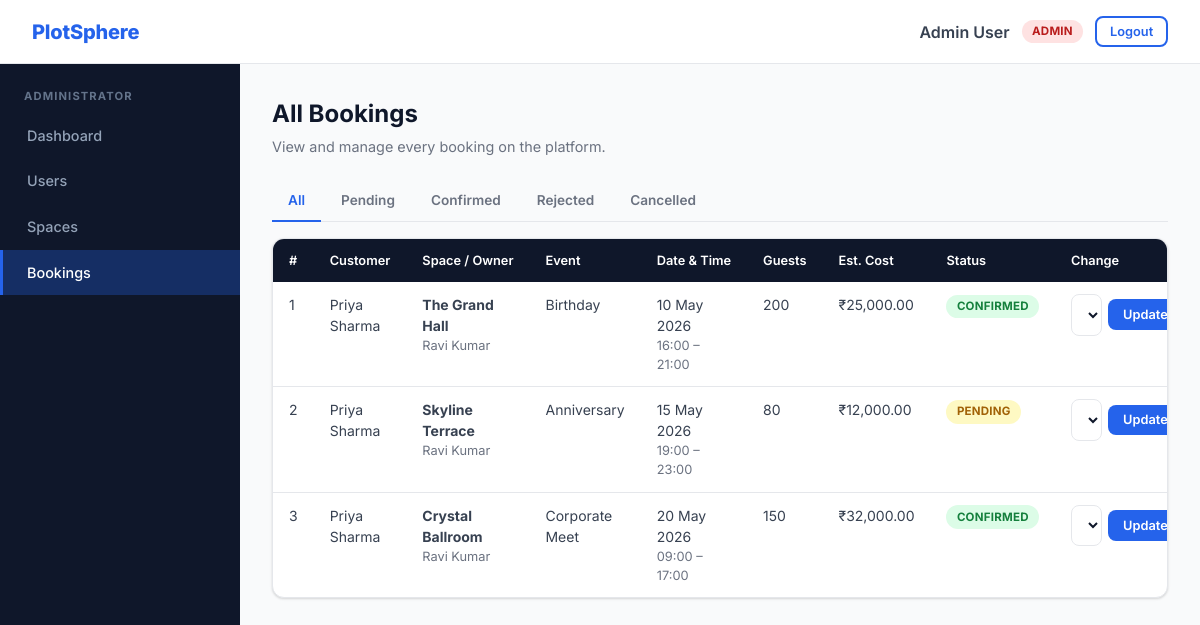
The app's page /admin/bookings.php (signed in) with its own data.
### tables this page shows
CREATE TABLE users (
  id INT AUTO_INCREMENT PRIMARY KEY,
  username VARCHAR(50) UNIQUE NOT NULL,
  password VARCHAR(255) NOT NULL,
  role ENUM('admin', 'owner', 'user') NOT NULL DEFAULT 'user',
  full_name VARCHAR(100),
  email VARCHAR(100),
  status ENUM('active','inactive') NOT NULL DEFAULT 'active',
  created_at DATETIME DEFAULT CURRENT_TIMESTAMP
);

CREATE TABLE bookings (
  id INT AUTO_INCREMENT PRIMARY KEY,
  user_id INT NOT NULL,
  space_id INT NOT NULL,
  event_type VARCHAR(100),
  booking_date DATE NOT NULL,
  start_time TIME NOT NULL,
  end_time TIME NOT NULL,
  guests INT,
  notes TEXT NULL,
  theme VARCHAR(100),
  addons VARCHAR(255),
  budget ENUM('basic','prime','luxury') DEFAULT 'basic',
  total_amount DECIMAL(10,2),
  status ENUM('pending','confirmed','rejected','cancelled') NOT NULL DEFAULT 'pending',
  created_at DATETIME DEFAULT CURRENT_TIMESTAMP,
  FOREIGN KEY (user_id) REFERENCES users(id),
  FOREIGN KEY (space_id) REFERENCES spaces(id)
);

CREATE TABLE spaces (
  id INT AUTO_INCREMENT PRIMARY KEY,
  owner_id INT NOT NULL,
  name VARCHAR(100) NOT NULL,
  location VARCHAR(150) NOT NULL,
  capacity INT NOT NULL,
  price_per_hour DECIMAL(10,2) NOT NULL,
  description TEXT,
  themes VARCHAR(255),
  amenities VARCHAR(255),
  photo VARCHAR(255) NULL DEFAULT NULL,
  status ENUM('active','inactive') DEFAULT 'active',
  created_at DATETIME DEFAULT CURRENT_TIMESTAMP,
  FOREIGN KEY (owner_id) REFERENCES users(id)
);

### db/connect.php (called while the page is built, shortened)
<?php
$user = 'root';

### auth/check.php (called while the page is built)
<?php
require_once __DIR__ . '/../includes/bootstrap.php';
require_login();

### admin/bookings.php (the view, shortened to what this page needs)
<?php
require_once __DIR__ . '/../auth/check.php';
$status = in_array($_GET['status'] ?? '', BOOKING_STATUSES, true) ? $_GET['status'] : '';
$query = $status !== '' ? '?status=' . $status : '';
$transitions = ['pending' => ['confirmed', 'rejected', 'cancelled'], 'confirmed' => ['cancelled']];
$sql = 'SELECT b.*, s.name AS space_name, o.full_name AS owner_name, o.username AS owner_username,
               u.full_name AS customer_name, u.username AS customer_username
        FROM bookings b JOIN spaces s ON s.id = b.space_id JOIN users u ON u.id = b.user_id JOIN users o ON o.id = s.owner_id';
$params = [];
$bookings = db_all($sql . ' ORDER BY b.created_at DESC', $params);
require __DIR__ . '/../includes/header.php';
?>
<div class="page-header">
  <h1>All Bookings</h1>
  <p>View and manage every booking on the platform.</p>
</div>
<div class="tabs">
  <a class="tab<?php echo $status === '' ? ' active' : ''; ?>" href="<?php echo e(url('admin/bookings.php')); ?>">All</a>
  <?php foreach (BOOKING_STATUSES as $st): ?>
    <a class="tab<?php echo $status === $st ? ' active' : ''; ?>" href="<?php echo e(url('admin/bookings.php?status=' . $st)); ?>"><?php echo e(ucfirst($st)); ?></a>
  <?php endforeach; ?>
</div>
<?php if ($bookings): ?>
<div class="card table-card">
  <div class="table-wrap">
    <table>
      <thead><tr><th>#</th><th>Customer</th><th>Space / Owner</th><th>Event</th><th>Date &amp; Time</th><th>Guests</th><th>Est. Cost</th><th>Status</th><th>Change</th></tr></thead>
      <tbody>
      <?php foreach ($bookings as $b): ?>
        <tr>
          <td data-label="#"><?php echo (int)$b['id']; ?></td>
          <td data-label="Customer"><?php echo e($b['customer_name'] ?: $b['customer_username']); ?></td>
          <td data-label="Space / Owner"><strong><?php echo e($b['space_name']); ?></strong><div class="muted small"><?php echo e($b['owner_name'] ?: $b['owner_username']); ?></div></td>
          <td data-label="Event"><?php echo e($b['event_type'] ?: '—'); ?></td>
          <td data-label="Date &amp; Time"><?php echo e(date('d M Y', strtotime($b['booking_date']))); ?><div class="muted small"><?php echo e(substr($b['start_time'], 0, 5) . ' – ' . substr($b['end_time'], 0, 5)); ?></div></td>
          <td data-label="Guests"><?php echo (int)$b['guests']; ?></td>
          <td data-label="Est. Cost"><?php echo money($b['total_amount']); ?></td>
          <td data-label="Status"><?php echo status_badge($b['status']); ?></td>
          <td data-label="Change">
            <?php if (!empty($transitions[$b['status']])): ?>
              <form method="post" class="inline-form status-form" action="<?php echo e(url('admin/bookings.php' . $query)); ?>">
                <select class="form-control form-control-sm" name="new_status" aria-label="New status">
                  <?php foreach ($transitions[$b['status']] as $opt): ?>
                    <option value="<?php echo e($opt); ?>"><?php echo e(ucfirst($opt)); ?></option>
                  <?php endforeach; ?>
                </select>
                <button class="btn btn-primary btn-sm" type="submit">Update</button>
              </form>
            <?php else: ?>
              <span class="muted">Final</span>
            <?php endif; ?>
          </td>
        </tr>
      <?php endforeach; ?>
      </tbody>
    </table>
  </div>
</div>
<?php else: ?>
  <div class="empty-state">No bookings<?php echo $status ? ' with status "' . e($status) . '"' : ''; ?>.</div>
<?php endif; ?>
<?php require __DIR__ . '/../includes/footer.php'; ?>

### includes/header.php (shortened to what this page needs)
<?php
$user = current_user();
$current = substr(str_replace('\\', '/', (string)($_SERVER['SCRIPT_NAME'] ?? '')), strlen(base_url()) + 1);
$menus = [
    'user' => ['Customer' => [
        'user/home.php' => 'Dashboard',
        'user/browse.php' => 'Browse Spaces',
        'user/my_bookings.php' => 'My Bookings',
    ]],
    'owner' => ['Space Owner' => [
        'owner/home.php' => 'Dashboard',
        'owner/my_spaces.php' => 'My Spaces',
        'owner/add_space.php' => 'Add Space',
        'owner/bookings.php' => 'Booking Requests',
    ]],
    'admin' => ['Administrator' => [
        'admin/home.php' => 'Dashboard',
        'admin/users.php' => 'Users',
        'admin/spaces.php' => 'Spaces',
        'admin/bookings.php' => 'Bookings',
    ]],
];
$aliases = ['user/space.php' => 'user/browse.php', 'user/book.php' => 'user/browse.php', 'owner/edit_space.php' => 'owner/my_spaces.php'];
$activeLink = $aliases[$current] ?? $current;
?>
<!DOCTYPE html>
<html lang="en">
<head>
  <link rel="stylesheet" href="<?php echo e(url('css/styles.css')); ?>">
</head>
<body>
<?php if ($user): ?>
  <header class="topbar">
    <a class="navbar-brand" href="<?php echo e(url(home_for_role($user['role']))); ?>">PlotSphere</a>
    <div class="topbar-user">
      <span class="user"><?php echo e($user['full_name'] ?: $user['username']); ?></span>
      <?php echo status_badge($user['role']); ?>
      <form method="post" action="<?php echo e(url('logout.php')); ?>" class="inline-form">
        <button class="btn btn-outline btn-sm" type="submit">Logout</button>
      </form>
    </div>
  </header>
  <div class="dashboard-layout">
    <nav class="sidebar" aria-label="Main navigation">
      <?php foreach ($menus[$user['role']] ?? [] as $section => $links): ?>
        <div class="sidebar-section"><?php echo e($section); ?></div>
        <?php foreach ($links as $href => $label): ?>
          <a class="sidebar-link<?php echo $activeLink === $href ? ' active' : ''; ?>" href="<?php echo e(url($href)); ?>"><?php echo e($label); ?></a>
        <?php endforeach; ?>
      <?php endforeach; ?>
    </nav>
    <main class="main-content">
<?php endif; ?>

### includes/bootstrap.php (shortened to what this page needs)
<?php
require_once __DIR__ . '/../db/connect.php';
function e($value): string
{
    return htmlspecialchars((string)$value, ENT_QUOTES, 'UTF-8');
}
function base_url(): string
{
    static $base = null;
    if ($base !== null) {
        return $base;
    }
    $root = realpath((string)($_SERVER['DOCUMENT_ROOT'] ?? '')) ?: '';
    $app = realpath(__DIR__ . '/..') ?: '';
    if ($root !== '' && stripos($app, $root) === 0) {
        $base = str_replace('\\', '/', substr($app, strlen($root)));
    } else {
        $base = '/metromingle';
    }
    $base = '/' . trim($base, '/');
    if ($base === '/') {
        $base = '';
    }
    return $base;
}
function url(string $path = ''): string
{
    return base_url() . '/' . ltrim($path, '/');
}
function money($amount): string
{
    return '₹' . number_format((float)$amount, 2);
}
function status_badge(string $status): string
{
    $map = [
        'active' => 'success', 'confirmed' => 'success',
        'pending' => 'warning',
        'inactive' => 'gray', 'cancelled' => 'gray',
        'rejected' => 'danger',
        'admin' => 'danger', 'owner' => 'blue', 'user' => 'gray',
    ];
    $label = $status === 'user' ? 'customer' : $status;
    return '<span class="badge badge-' . ($map[$status] ?? 'gray') . '">' . e($label) . '</span>';
}
function db_run(string $sql, array $params = []): mysqli_stmt
{
    global $conn;
    $stmt = $conn->prepare($sql);
    if ($params) {
        $types = '';
        foreach ($params as $p) {
            $types .= is_int($p) ? 'i' : (is_float($p) ? 'd' : 's');
        }
        $values = array_values($params);
        $stmt->bind_param($types, ...$values);
    }
    $stmt->execute();
    return $stmt;
}
function db_all(string $sql, array $params = []): array
{
    $result = db_run($sql, $params)->get_result();
    return $result ? $result->fetch_all(MYSQLI_ASSOC) : [];
}
function db_one(string $sql, array $params = []): ?array
{
    return db_all($sql, $params)[0] ?? null;
}
function home_for_role(string $role): string
{
    return ['admin' => 'admin/home.php', 'owner' => 'owner/home.php'][$role] ?? 'user/home.php';
}
function current_user(): ?array
{
    static $user = false;
    if ($user !== false) {
        return $user;
    }
    $user = null;
    if (!empty($_SESSION['user_id'])) {
        $row = db_one('SELECT id, username, role, full_name, email, status FROM users WHERE id = ?', [(int)$_SESSION['user_id']]);
        if ($row && $row['status'] === 'active') {
            $user = $row;
        } else {
            $_SESSION = [];
            session_regenerate_id(true);
        }
    }
    return $user;
}
function require_login(): array
{
    $user = current_user();
    return $user;
}
function require_role(string ...$roles): array
{
    $user = require_login();
    return $user;
}

### css/styles.css (style rules this page uses)
:root { --navy: #0F172A; --navy-mid: #1E3A5F; --blue: #2563EB; --blue-hover: #1D4ED8; --blue-light: #EFF6FF; --success: #16A34A; --danger: #DC2626; --warning: #D97706; --text-dark: #0F172A; --text-mid: #374151; --text-light: #6B7280; --border: #E5E7EB; --bg: #F9FAFB; --white: #FFFFFF; --card-shadow: 0 1px 3px rgba(0,0,0,0.1), 0 1px 2px rgba(0,0,0,0.06); --card-shadow-hover: 0 10px 25px rgba(37,99,235,0.12); --radius: 12px; --font: 'Inter', system-ui, -apple-system, 'Segoe UI', Roboto, Arial, sans-serif; }
* { box-sizing: border-box; margin: 0; padding: 0; }
body { font-family: var(--font); background: var(--bg); color: var(--text-dark); line-height: 1.5; }
a { color: var(--blue); }
.muted { color: var(--text-light); }
.small { font-size: 0.8rem; }
.navbar-brand { font-size: 1.25rem; font-weight: 800; color: var(--blue); text-decoration: none; letter-spacing: -0.01em; }
.btn { display: inline-flex; align-items: center; justify-content: center; gap: .35rem; padding: 0.6rem 1.3rem; border-radius: 8px; font-weight: 600; font-size: 0.9rem; cursor: pointer; border: 2px solid transparent; font-family: inherit; text-decoration: none; transition: background .2s, color .2s, border-color .2s; line-height: 1.2; white-space: nowrap; }
.btn-primary { background: var(--blue); color: white; }
.btn-outline { background: transparent; border-color: var(--blue); color: var(--blue); }
.btn-sm { padding: 0.35rem 0.8rem; font-size: 0.8rem; }
.inline-form { display: inline; }
.card { background: var(--white); border: 1px solid var(--border); border-radius: var(--radius); padding: 1.5rem; box-shadow: var(--card-shadow); }
.table-card { padding: 0; overflow: hidden; }
.topbar { background: var(--white); border-bottom: 1px solid var(--border); min-height: 64px; display: flex; align-items: center; justify-content: space-between; padding: 0 2rem; gap: 1rem; position: sticky; top: 0; z-index: 100; }
.topbar-user { display: flex; align-items: center; gap: .75rem; }
.topbar .user { color: var(--text-mid); font-weight: 600; }
.dashboard-layout { display: flex; min-height: calc(100vh - 64px); }
.sidebar { width: 240px; background: var(--navy); padding: 1.5rem 0; flex-shrink: 0; }
.sidebar-link { display: block; padding: 0.75rem 1.5rem; color: #94A3B8; border-left: 3px solid transparent; text-decoration: none; font-size: 0.9rem; font-weight: 500; transition: all 0.2s; }
.sidebar-link:hover, .sidebar-link.active { color: white; background: rgba(37,99,235,0.3); border-left-color: var(--blue); }
.sidebar-section { font-size: 0.7rem; font-weight: 700; color: #64748B; text-transform: uppercase; letter-spacing: 0.1em; padding: 0 1.5rem .5rem; }
.main-content { flex: 1; padding: 2rem; min-width: 0; }
.table-wrap { overflow-x: auto; }
table { width: 100%; border-collapse: collapse; font-size: 0.875rem; }
thead { background: var(--navy); color: white; }
thead th { padding: 0.75rem 1rem; text-align: left; font-weight: 600; font-size: 0.8rem; white-space: nowrap; }
tbody tr { border-bottom: 1px solid var(--border); }
tbody tr:last-child { border-bottom: 0; }
tbody td { padding: 0.75rem 1rem; color: var(--text-mid); vertical-align: top; overflow-wrap: break-word; }
.status-form { display: flex; gap: .4rem; align-items: center; }
.form-control-sm { padding: .3rem .5rem; font-size: .8rem; width: auto; }
.badge { display: inline-block; padding: 0.2rem 0.65rem; border-radius: 50px; font-size: 0.72rem; font-weight: 700; letter-spacing: 0.02em; text-transform: uppercase; white-space: nowrap; }
.badge-success { background: #DCFCE7; color: #15803D; }
.badge-warning { background: #FEF9C3; color: #A16207; }
.badge-danger { background: #FEE2E2; color: #B91C1C; }
.form-control { width: 100%; padding: 0.65rem 0.9rem; border: 1px solid var(--border); background: white; border-radius: 8px; font-size: 0.9rem; outline: none; transition: border 0.2s; font-family: inherit; color: var(--text-dark); }
.tabs { display: flex; gap: .25rem; flex-wrap: wrap; margin-bottom: 1rem; border-bottom: 1px solid var(--border); }
.tab { padding: .55rem 1rem; text-decoration: none; color: var(--text-light); font-weight: 600; font-size: .85rem; border-bottom: 2px solid transparent; margin-bottom: -1px; }
.tab.active { color: var(--blue); border-bottom-color: var(--blue); }
.page-header { margin-bottom: 1.5rem; }
.page-header h1 { font-size: 1.5rem; font-weight: 700; color: var(--navy); }
.page-header p { color: var(--text-light); font-size: 0.9rem; margin-top: 0.25rem; }

### records on screen
users: full_name "Admin User", role "ADMIN"
bookings: id "1", user.full_name "Priya Sharma", space.name "The Grand Hall", users.full_name "Ravi Kumar", event_type "Birthday", booking_date "10 May 2026", start_time+end_time "16:00 – 21:00", guests "200", total_amount "₹25,000.00", status "CONFIRMED"
bookings: id "2", user.full_name "Priya Sharma", space.name "Skyline Terrace", users.full_name "Ravi Kumar", event_type "Anniversary", booking_date "15 May 2026", start_time+end_time "19:00 – 23:00", guests "80", total_amount "₹12,000.00", status "PENDING", new_status "Confirmed"
bookings: id "3", user.full_name "Priya Sharma", space.name "Crystal Ballroom", users.full_name "Ravi Kumar", event_type "Corporate Meet", booking_date "20 May 2026", start_time+end_time "09:00 – 17:00", guests "150", total_amount "₹32,000.00", status "CONFIRMED"

### other values on screen
$section "ADMINISTRATOR"
$label "Dashboard"
$label "Users"
$label "Spaces"
$label "Bookings"
$st "Pending"
$st "Confirmed"
$st "Rejected"
$st "Cancelled"
form field new_status "Cancelled"
